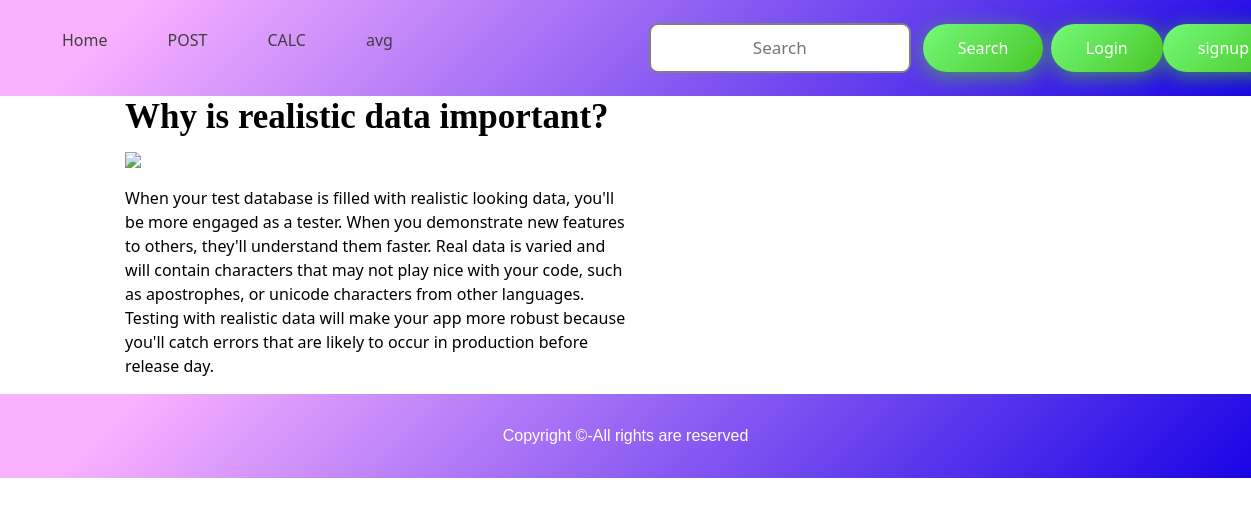
Page /detailpage/why-is-realistic-data-important on the committed database.
### service2/models.py (models this page shows)
class service(models.Model):
    service_title = models.CharField(max_length=50)
    service_desc = HTMLField()
    image_field = models.FileField(upload_to="new/", max_length=250,null=True,default=None)
    slug_name = AutoSlugField(populate_from='service_title',unique=True,default=None,null=True)

### project_2/views.py (the view)
# urls.py: path('detailpage/<slug>', views.detailpage,name="detailpage"),
def detailpage(request,slug):
    detail = service.objects.get(slug_name=slug)
    send_mail(
        'testing mail',
        'hello there smit here',
        settings.EMAIL_HOST_USER,
        ['smitrajani28@gmail.com'],
        fail_silently=False
    )
    return render(request,"details.html",{'detail' : detail})

### templates/details.html
{% extends "base.html" %}
{% block content %}
    <div class="box-main">
        <div class="firstHalf">
            <h1 class="text-big" id="web">
                {{detail.service_title}}
            </h1>
            <div class=" col-lg-6">
                <img src="/media/{{detail.image_field}}"/>
            </div>
            <div class="col-lg-6">
                <p class="text-small">
                    {{detail.service_desc | safe}}
                </p>
            </div>
        </div>
    </div>
{% endblock content %}

### static/css/styles.css (style rules this page uses)
* { margin: 0; padding: 0; }
.box-main { display: flex; justify-content: center; align-items: center; color: black; max-width: 80%; margin: auto; height: 80%; }
.text-big { font-family: 'Piazzolla', serif; font-weight: bold; font-size: 35px; }
.text-small { font-size: 18px; }

### rows in the picture
service: service_title "Why is realistic data important?", service_desc "When your test database is filled with realistic looking data, you'll be more engaged as a tester. When you demonstrate new features to others, they'll understand them faster. Real data is varied and will contain characters that may not play nice with your code, such as apostrophes, or unicode characters from other languages. Testing with realistic data will make your app more robust because you'll catch errors that are likely to occur in production before release day."
